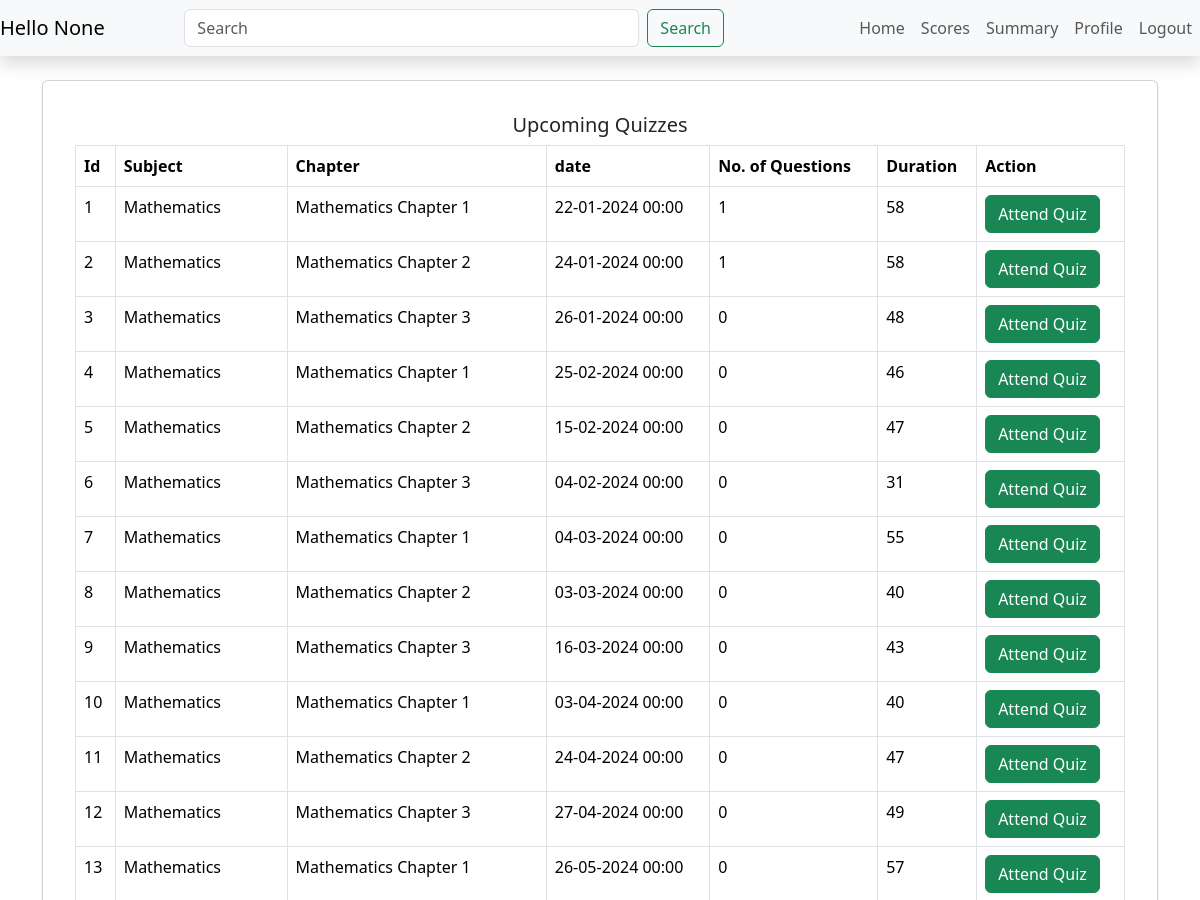
/user (upper part), run on an earlier commit of the app's database.
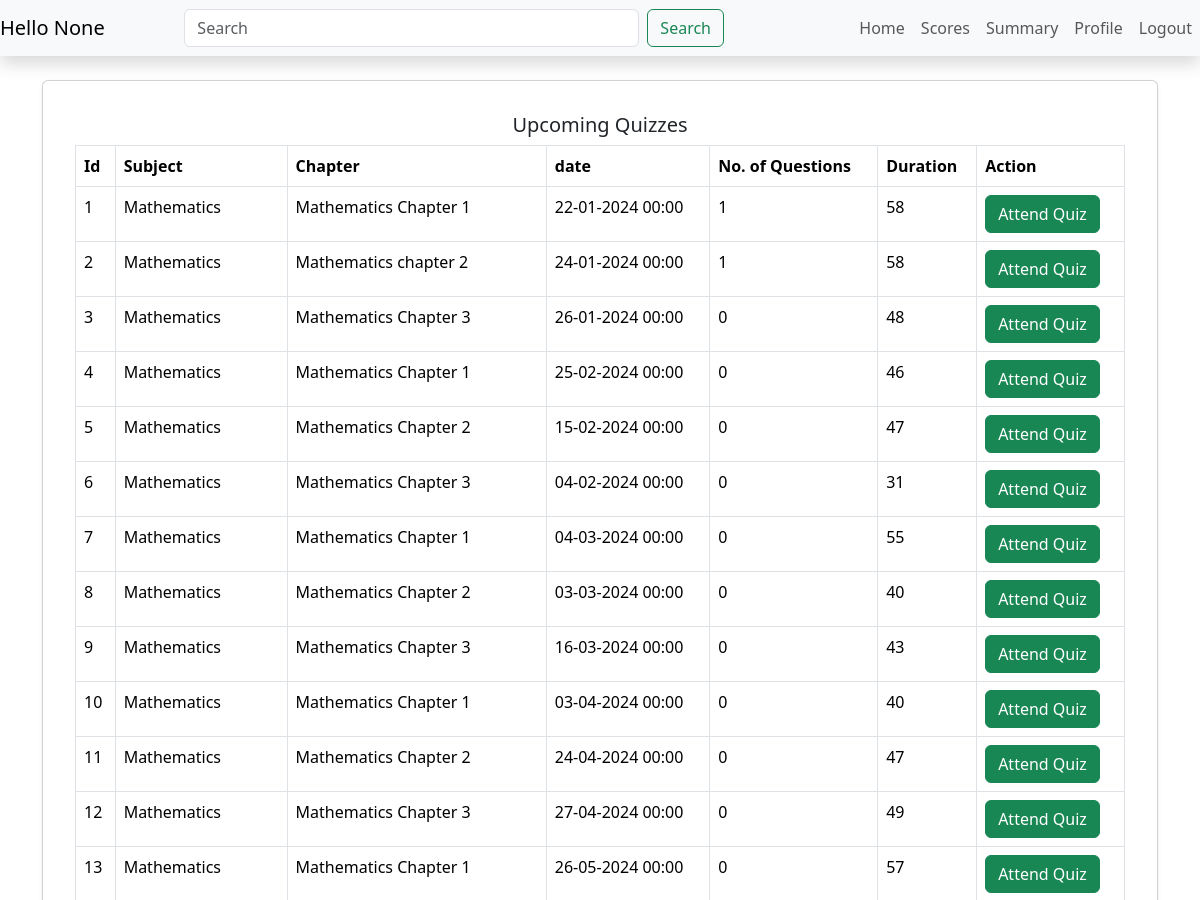
And on a later commit of the database.
### model.py (models this page shows)
class Chapter(db.Model):
    __tablename__ = 'chapters'
    id = db.Column(db.Integer, primary_key=True)
    name = db.Column(db.String(100), nullable=False)
    description = db.Column(db.Text)
    subject_id = db.Column(db.Integer, db.ForeignKey('subjects.id'), nullable=False)
    subject = db.relationship('Subject', backref=db.backref('chapters', lazy=True))
    questions = db.relationship('Question', backref='chapter', lazy=True)

### app.py (the view)
@app.route("/user",methods=["POST",'GET'])
def userhome():
    quizzes=Quiz.query.join(Chapter).join(Subject)
    quiz_details = []
    for quiz in quizzes:
        qstns=Question.query.filter_by(quiz_id=quiz.id).count()
        quiz_details.append({
            'quiz_id': quiz.id,
            'subject_name': quiz.chapter.subject.name,
            'chapter_name': quiz.chapter.name,
            'date_of_quiz': quiz.date_of_quiz.strftime('%d-%m-%Y %H:%M'),
            'num_questions': qstns,
            'time_duration': quiz.time_duration
        })
    return render_template("userhome.html", usertype='user',username=session.get('username'),quiz=quiz_details)

### templates/userhome.html (shortened to what this page needs)
{% extends "hometemplate.html" %}
{% block content %}
<div class="container mt-4">
    <div class="row">
        <div class="col-md-12">
            <div class="card shadow-sm mb-4 p-3">
                <div class="card-body">
                    <h5 class="card-title text-center">Upcoming Quizzes</h5>
                    <table class="table table-bordered">
                        <thead class="thead-light">
                            <tr>
                                <th>Id</th>
                                <th>Subject</th>
                                <th>Chapter</th>
                                <th>date</th>
                                <th>No. of Questions</th>
                                <th>Duration</th>
                                <th>Action</th>
                            </tr>
                        </thead>
                        <tbody>
                            {% for i in quiz %}
                            <tr>
                                <td>{{i.quiz_id}}</td>
                                <td>{{i.subject_name}}</td>
                                <td>{{i.chapter_name}}</td>
                                <td>{{i.date_of_quiz}}</td>
                                <td>{{i.num_questions}}</td>
                                <td>{{i.time_duration}}</td>
                                <td><a class="btn btn-success" target="_blank" href="/user/instructions/{{i.quiz_id}}">
                                    Attend Quiz
                                </a></td>
                            </tr>
                            {% endfor %}
                        </tbody>
                    </table>
                </div>
            </div>
        </div>
    </div>
</div>
{% endblock %}

What changed in the data, as far as the page shows it:
changed Chapter: chapter_name "Mathematics Chapter 2" → "Mathematics chapter 2"
